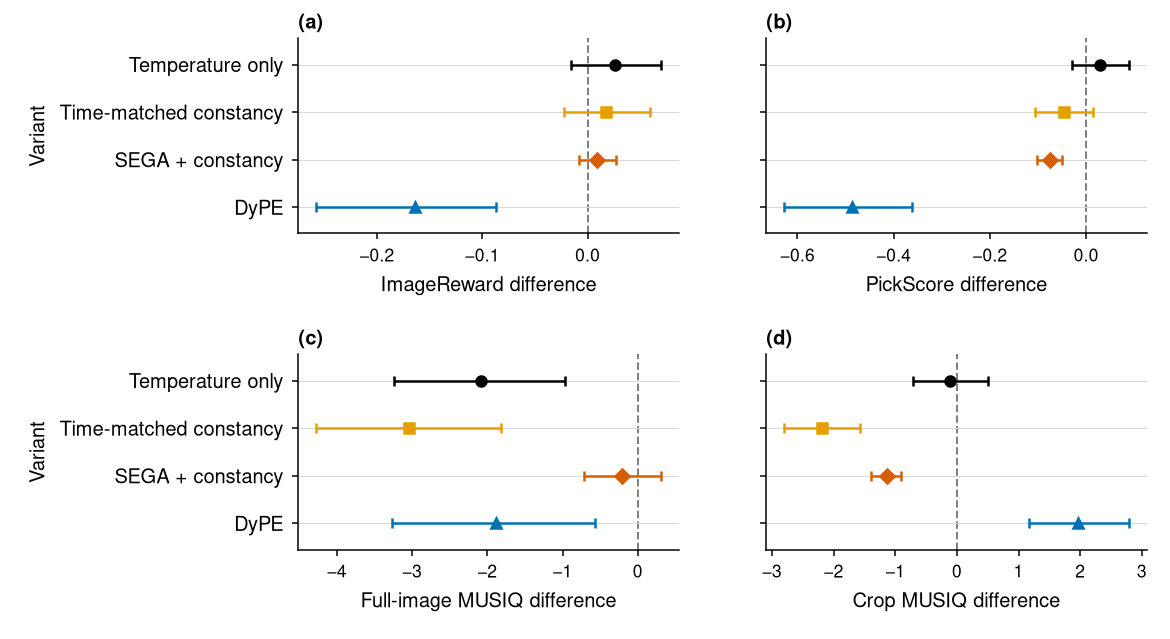
#> input picture paper/figs/heldout_comparison.png, 1170 x 639 px
$ python -i crope_style.py   (imports and definitions only)
#> lines starting #> are read from the running program, lines starting #| are printed output that depends on the picture
"""Shared design system for the paper figures: method names and colors, metric labels,
data access, the paired bootstrap, image helpers, and JPEG embedding for photo panels.

Every figure script imports this module so names, colors and typography stay fixed
across figures (see DESIGN_NOTES.md). Sizes, the audit and save() come from the
vendored orx_figstyle module.
"""
from __future__ import annotations

import hashlib
import json
import os
import subprocess
import sys
from pathlib import Path

import matplotlib as mpl
import numpy as np
import pandas as pd

import orx_figstyle
from orx_figstyle import COLUMN, TEXT, WIDE, save, use_style  # noqa: F401 (re-exported)

HERE = Path(__file__).resolve().parent
ROOT = HERE.parents[1]
NOTES = ROOT / ".agent" / "notes"
SCR = Path("/scratch/09032/saini_2/constancy_rope")
CACHE = SCR / "cache/figures"
PROMPTS = NOTES / "main2" / "prompts.jsonl"
HELDOUT = NOTES / "main2" / "heldout_per_prompt.csv"          # seed 0, rows 8-194, all roots
PAIRED = SCR / "eval_krea" / "heldout" / "heldout_paired_vs_sega_official.csv"
PAIRED_V2 = NOTES / "main2" / "heldout_paired_vs_sega_official.csv"  # same rows + sega_ctm_v2

# ==== paper palette (figv3). PALETTE.md mirrors these hex values for the tables.
# One method hue (SEGA released), two component hues, one neutral gray, black. At most four
# hues in any one figure; the paper-equations pink appears only in the appendix comparison.
INK = "#1A1A1A"        # black: all text, strong strokes, the NTK baseline
INK2 = "#595959"       # secondary text (tick labels may use INK)
GRAY = "#8C8C8C"       # neutral gray: DyPE, secondary marks
RULE = "#BFBFBF"       # hairlines, reference lines
GRIDC = "#E6E6E6"      # light gray gridlines
PANEL = "#F2F2F2"      # gray band (regions of interest, prompt bands, panel fill)

METHOD = "#0068A8"     # SEGA (released): the method hue
TEMP = "#009870"       # component: SEGA base + global temperature (no allocation)
LAW = "#D06008"        # component: per-band laws (Constancy, Constancy-TM, SEGA + TM, Alias-T)
PAPER = "#C878A0"      # SEGA as written in the paper equations (appendix only)

ZOOM = "#FF0000"       # zoom boxes on photos (1 pt) and the frame of the enlarged crop
ZOOM2 = "#00B0F0"      # second zoom box when one frame carries two


def tint(hex_color, t):
    """Mix a hex color with white: t = 1 keeps the color, t = 0.2 is a 20 percent tint."""
    c = np.array([int(hex_color[i:i + 2], 16) for i in (1, 3, 5)], float)
    m = np.round(255.0 * (1 - t) + c * t).astype(int)
    return "#" + "".join(f"{v:02X}" for v in m)


FILL = {k: tint(v, 0.20) for k, v in dict(METHOD=METHOD, TEMP=TEMP, LAW=LAW, GRAY=GRAY, PAPER=PAPER).items()}
SHADE = {k: tint(v, 0.10) for k, v in dict(METHOD=METHOD, TEMP=TEMP, LAW=LAW, GRAY=GRAY, PAPER=PAPER).items()}

# Legacy names kept so older scripts still run; they now resolve to the paper palette.
COBALT, SKY, STONE, TEAL = METHOD, TEMP, INK, GRAY
SAFFRON = TERRA = PLUM = SIENNA = LAW
OXBLOOD = PAPER

# key -> label, short label, color, marker, line style, group
METHODS = {
    "ntk2":               dict(label="NTK", short="NTK", color=INK, marker="o", ls="--", group="baseline"),
    "dype":               dict(label="DyPE", short="DyPE", color=GRAY, marker="s", ls="--", group="baseline"),
    "sega_official":      dict(label="SEGA (released)", short="SEGA", color=METHOD, marker="o", ls="-", group="sega"),
    "temp_only_sbase":    dict(label="SEGA base + temp.", short="Base + temp.", color=TEMP, marker="^", ls="-", group="sega"),
    "constancy":          dict(label="Constancy", short="Constancy", color=LAW, marker="o", ls=":", group="ours"),
    "constancy_tm_sbase": dict(label="Constancy-TM", short="Constancy-TM", color=LAW, marker="D", ls="-", group="ours"),
    "sega_ctm_v2":        dict(label="SEGA + TM", short="SEGA + TM", color=LAW, marker="v", ls="-.", group="ours"),
    "alias_temp":         dict(label="Alias-T", short="Alias-T", color=LAW, marker="s", ls=":", group="ours"),
    "sega":               dict(label="SEGA (paper eqs.)", short="SEGA eqs.", color=PAPER, marker="s", ls="--", group="sega"),
}
# aliases used by raw roots (mainsb rows have no suffix inside their own per_image.csv)
RAW_TO_KEY = {"temp_only": "temp_only_sbase", "constancy_tm": "constancy_tm_sbase", "sega_ctm": "sega_ctm_v2"}

# Text stays in INK; a method name is never set in its hue (labels are neutral, marks carry color).
# [2 lines not run here, left out]

# Type sizes at final print size (points).
FS_TICK, FS_LABEL, FS_PANEL, FS_VALUE = 7, 8, 9, 7
FS_MIN = 6.5     # smallest glyph in any figure at print size, mathtext sub- and superscripts included


# [28 lines left out: functions script_floor, min_text_pt, not called in this run]


def color(key):
    return METHODS[key]["color"]


def text_color(key):
    """Color for text naming a method; markers and lines keep color(key)."""
    return METHODS[key]["text"]


def label(key, short=False):
    return METHODS[key]["short" if short else "label"]


# ==== metrics
METRICS = {
    "imagereward":          dict(label="ImageReward", group="Reward and alignment", lower=False),
    "pickscore":            dict(label="PickScore", group="Reward and alignment", lower=False),
    "clip":                 dict(label="CLIP score", group="Reward and alignment", lower=False),
    "musiq":                dict(label="MUSIQ, full frame", group="Image quality", lower=False),
    "musiq_crop1024":       dict(label="MUSIQ, 1024 crops", group="Image quality", lower=False),
    "clipiqa":              dict(label="CLIP-IQA, full frame", group="Image quality", lower=False),
    "clipiqa_crop1024":     dict(label="CLIP-IQA, 1024 crops", group="Image quality", lower=False),
    "spectrum_log_rmse":    dict(label="Spectral log-RMSE", group="Spectrum and structure", lower=True),
    "spectrum_slope_error": dict(label="Spectral slope error", group="Spectrum and structure", lower=True),
    "tiling1024":           dict(label="Tiling index, 1024 px", group="Spectrum and structure", lower=True),
}

# Display precision of estimates, matching tables/make_tables.py. Axis ticks use
# the precision needed by their step; estimates retain a fixed precision per metric.
METRIC_PRECISION = {
    "imagereward": 3, "pickscore": 2, "clip": 2, "musiq": 2, "musiq_crop1024": 2,
    "clipiqa": 3, "clipiqa_crop1024": 3, "spectrum_log_rmse": 3,
    "spectrum_slope_error": 3, "tiling1024": 4,
}


# [57 lines left out: functions style, panel_tag, clean_axes, top_legend, crop_box, crop_frame, not called in this run]


METRIC_ARROW = {"imagereward": "↑", "pickscore": "↑", "clip": "↑", "musiq": "↑",
                "musiq_crop1024": "↑", "clipiqa": "↑", "clipiqa_crop1024": "↑",
                "spectrum_log_rmse": "↓", "spectrum_slope_error": "↓", "tiling1024": "↓"}
METRIC_SHORT = {"imagereward": "ImageReward", "pickscore": "PickScore", "clip": "CLIP",
                "musiq": "MUSIQ", "musiq_crop1024": "MUSIQ crops", "clipiqa": "CLIP-IQA",
                "clipiqa_crop1024": "CLIP-IQA crops", "spectrum_log_rmse": "Log-RMSE",
                "spectrum_slope_error": "Slope error", "tiling1024": "Tiling"}


def metric_label(key, arrow=True):
    """Short metric name with its better direction, e.g. "MUSIQ crops ↑"."""
    return METRIC_SHORT[key] + (f" {METRIC_ARROW[key]}" if arrow else "")


# ==== data
def prompt_order():
    return {json.loads(line)["id"]: i for i, line in enumerate(open(PROMPTS))}


def prompts():
    return [json.loads(line) for line in open(PROMPTS)]


def heldout():
    """Seed-0 held-out per-prompt table (rows 8-194) with method keys as in METHODS."""
    return pd.read_csv(HELDOUT)


# [29 lines left out: functions boot, paired, seed1, not called in this run]


# ==== images
def _cached(tag, path, fn):
#> called with tag = 'thumb1024', path = 'heldout_comparison.png'
    from PIL import Image
    CACHE.mkdir(parents=True, exist_ok=True)
    st = os.stat(path)
    key = hashlib.sha1(f"{path}|{st.st_size}|{st.st_mtime_ns}|{tag}".encode()).hexdigest()[:20]
    out = CACHE / f"{key}.png"
    if not out.exists():
        with Image.open(path) as im:
#> im is the input picture: PIL image 1170x639 RGBA; mean R, G, B, A 248.2, 248.1, 247.8, 255
            fn(im.convert("RGB")).save(out, compress_level=1)
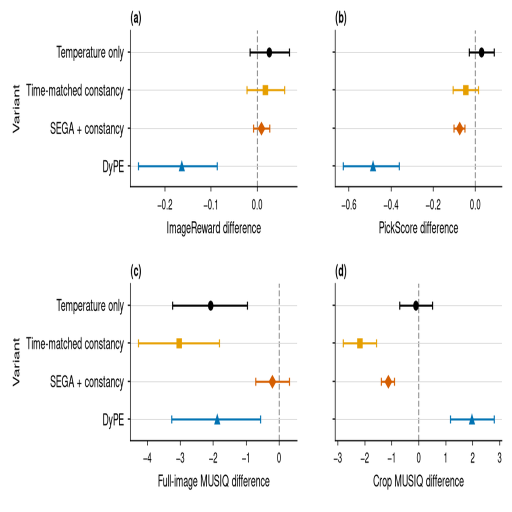
#> saved as 860133ad2e5ba4465503.png: PIL image 1024x1024 RGB (shown at 1/2 size); mean R, G, B 247.8, 247.8, 247.5
    with Image.open(out) as im:
        return np.asarray(im.convert("RGB"))


def thumb(path, px):
    """Full frame reduced to px x px with Lanczos (no other processing)."""
    from PIL import Image
    return _cached(f"thumb{px}", path, lambda im: im.resize((px, px), Image.Resampling.LANCZOS))


def crop(path, box):
    """Native-resolution crop, box = (x0, y0, x1, y1) in source pixels; pixels untouched."""
    return _cached(f"crop{tuple(box)}", path, lambda im: im.crop(tuple(box)))


def gray_full(path, px=1024):
    a = thumb(path, px).astype(np.float32) / 255.0
    return 0.2126 * a[..., 0] + 0.7152 * a[..., 1] + 0.0722 * a[..., 2]


# ==== PDF post-processing
_PDFPY = "/home1/09032/saini_2/.local/share/uv/python/cpython-3.11.13-linux-aarch64-gnu/bin/python3.11"
_PDFLIB = "/work/09032/saini_2/vista/library/uv-envs/pdfrender/lib/python3.11/site-packages"
_JPEG_SNIPPET = r"""
import io, os, sys, fitz
from PIL import Image, ImageFile
ImageFile.MAXBLOCK = 1 << 26  # optimize=True needs the whole scan in one buffer
src, q, minpx = sys.argv[1], int(sys.argv[2]), int(sys.argv[3])
doc = fitz.open(src); n = 0
for page in doc:
    for info in page.get_images(full=True):
        xref, smask, w, h = info[0], info[1], info[2], info[3]
        if smask or w * h < minpx:
            continue
        pix = fitz.Pixmap(doc, xref)
        if pix.n - pix.alpha != 3:
            continue
        im = Image.frombytes("RGB", (pix.width, pix.height), pix.samples if not pix.alpha else fitz.Pixmap(pix, 0).samples)
        buf = io.BytesIO(); im.save(buf, "JPEG", quality=q, subsampling=0, optimize=True)
        page.replace_image(xref, stream=buf.getvalue()); n += 1
tmp = src + ".tmp.pdf"; doc.save(tmp, garbage=4, deflate=True); doc.close(); os.replace(tmp, src)
print(f"jpeg-embedded {n} photo image(s) in {os.path.basename(src)}: {os.path.getsize(src)/1e6:.2f} MB")
"""


# [27 lines left out: functions jpegify, finish, not called in this run]

>>> result = gray_full('heldout_comparison.png')
